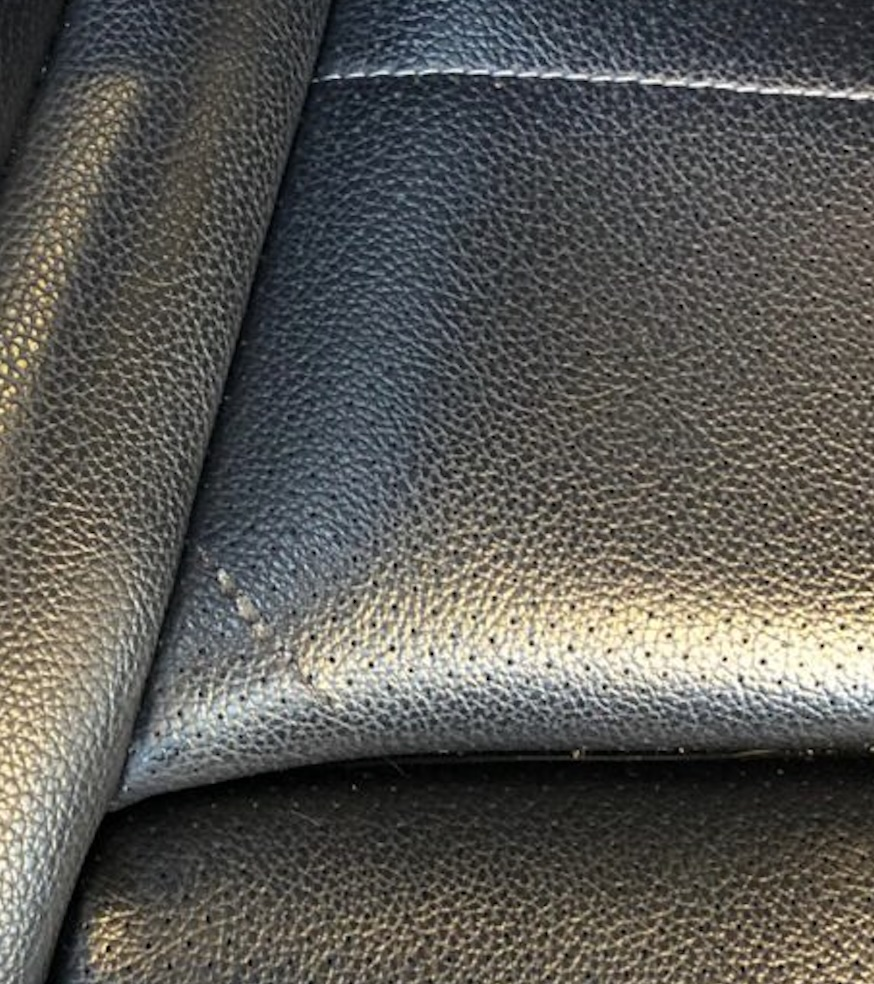
#> input picture 222 copy 2.jpeg, 874 x 984 px
$ python -i yolo_fallback.py   (imports and definitions only)
#> lines starting #> are read from the running program, lines starting #| are printed output that depends on the picture; after the words box and inside, x2 and y2 are one past the last pixel; in counts of white or black regions, pixels touching at a corner belong together
from __future__ import annotations

from pathlib import Path

import cv2
import numpy as np


def _clip_box(
    box: tuple[int, int, int, int],
    image_shape: tuple[int, int, int],
) -> tuple[int, int, int, int]:
    height, width = image_shape[:2]
    x1, y1, x2, y2 = box
    return (
        max(0, min(width - 1, x1)),
        max(0, min(height - 1, y1)),
        max(0, min(width - 1, x2)),
        max(0, min(height - 1, y2)),
    )


# [53 lines left out: functions _manual_box_for_known_image, get_named_manual_box, _broad_box, not called in this run]


def _heuristic_bright_line_boxes(
    image_rgb: np.ndarray,
    max_boxes: int = 5,
) -> list[tuple[int, int, int, int]]:
#> called with max_boxes = 5
    gray = cv2.cvtColor(image_rgb, cv2.COLOR_RGB2GRAY)
    clahe = cv2.createCLAHE(clipLimit=2.0, tileGridSize=(8, 8))
    enhanced = clahe.apply(gray)
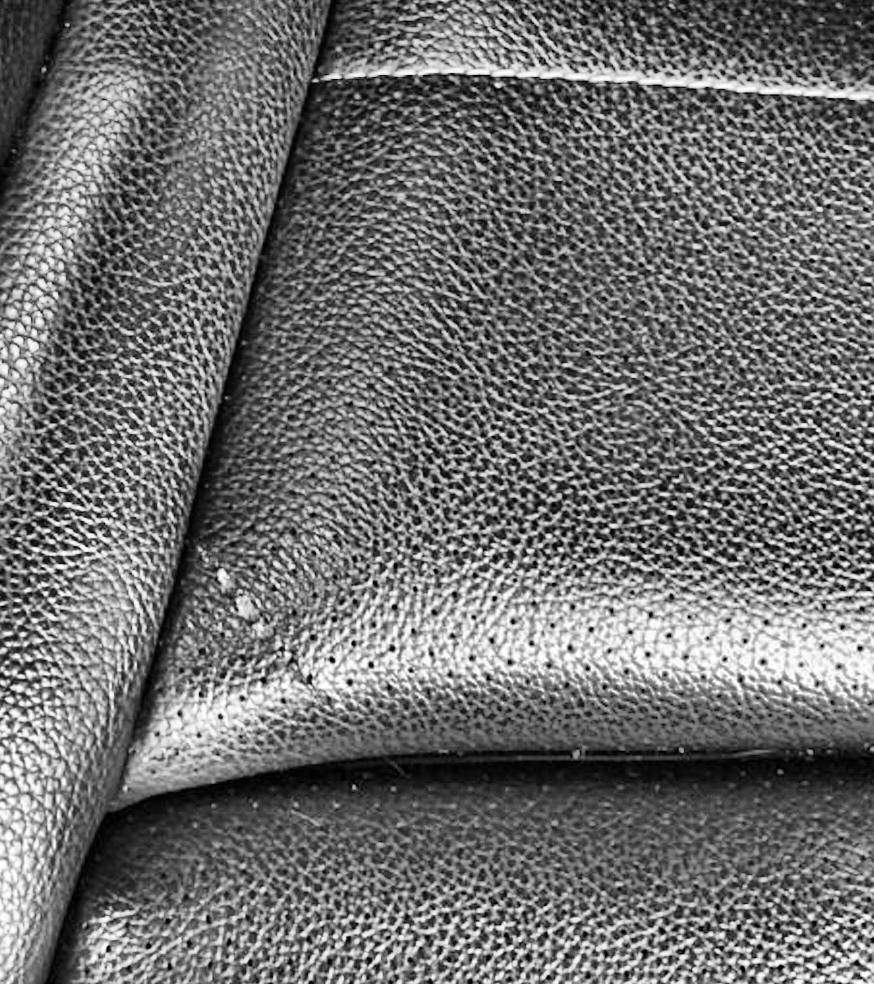
#> enhanced: shape (984, 874); min 0, max 255, mean 112
    blur = cv2.GaussianBlur(enhanced, (0, 0), sigmaX=9, sigmaY=9)
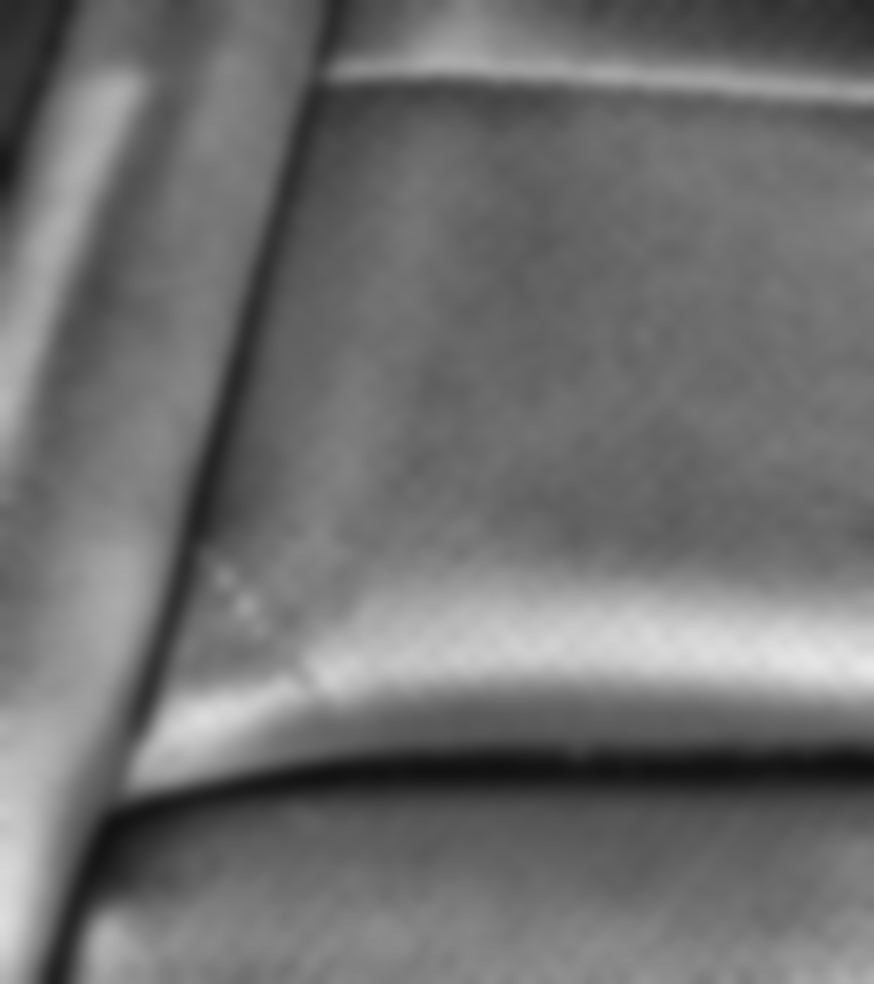
#> blur: shape (984, 874); min 17, max 231, mean 112
    residual = cv2.subtract(enhanced, blur)
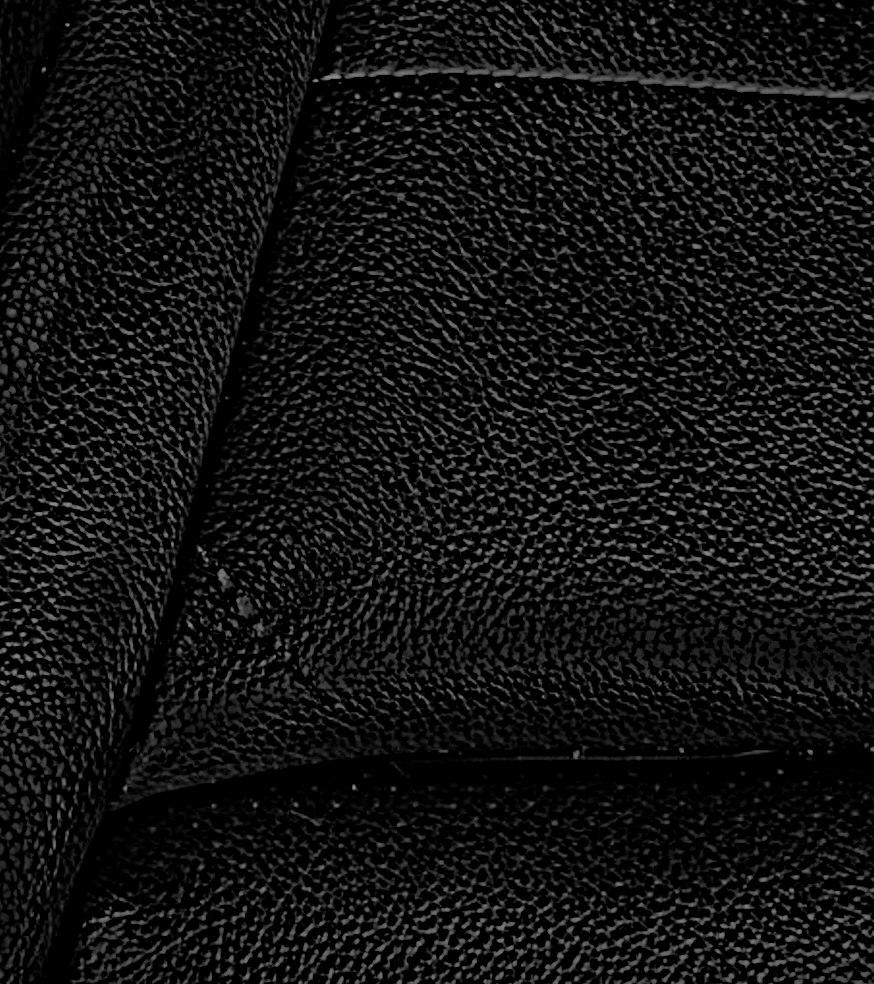
#> residual: shape (984, 874); min 0, max 150, mean 18.6

    _, thresh = cv2.threshold(residual, 18, 255, cv2.THRESH_BINARY)
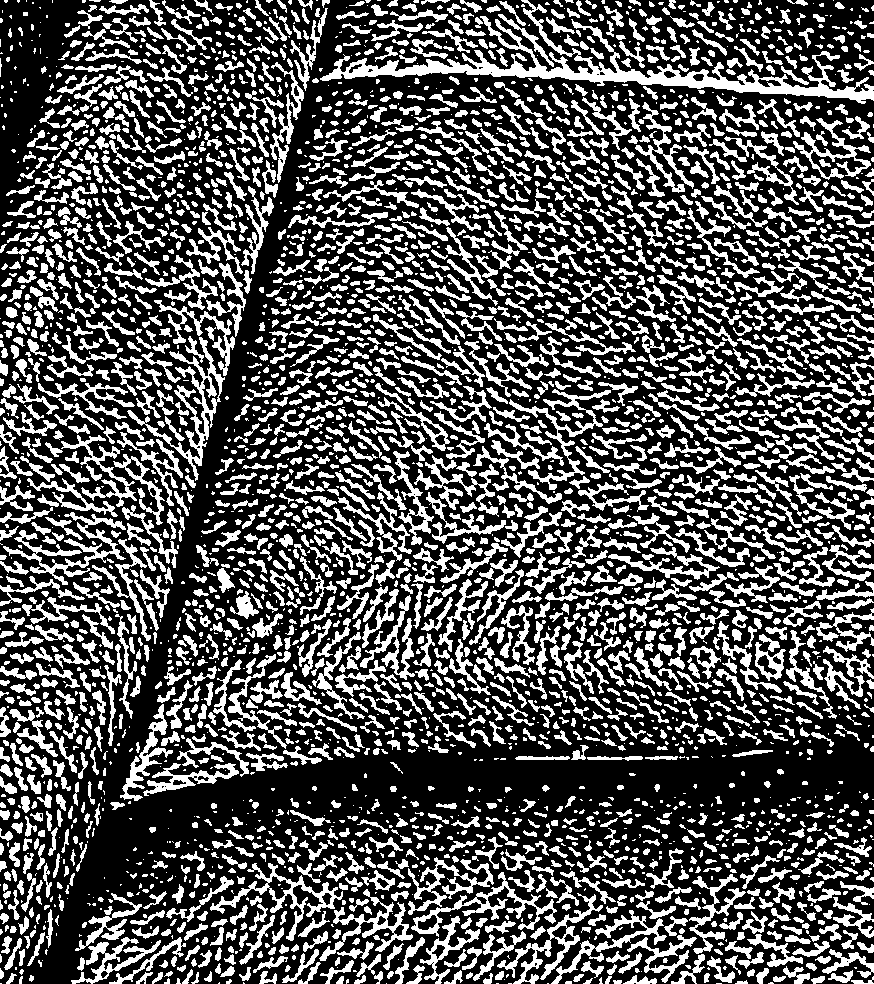
#> thresh: shape (984, 874); 33% white; 3705 white regions (1279 under 20 px), largest, box (x1, y1, x2, y2) and area: (320, 0, 874, 104) 8387, (127, 337, 225, 481) 2200, (3, 512, 126, 585) 1990
    kernel_close = cv2.getStructuringElement(cv2.MORPH_RECT, (9, 3))
    kernel_open = cv2.getStructuringElement(cv2.MORPH_RECT, (3, 3))
    thresh = cv2.morphologyEx(thresh, cv2.MORPH_CLOSE, kernel_close)
#> thresh: shape (984, 874); 53.2% white; 1906 black regions (8 under 20 px), largest, box (x1, y1, x2, y2) and area: (17, 682, 874, 984) 79389, (62, 73, 647, 809) 40117, (0, 0, 165, 224) 12642
    thresh = cv2.morphologyEx(thresh, cv2.MORPH_OPEN, kernel_open)
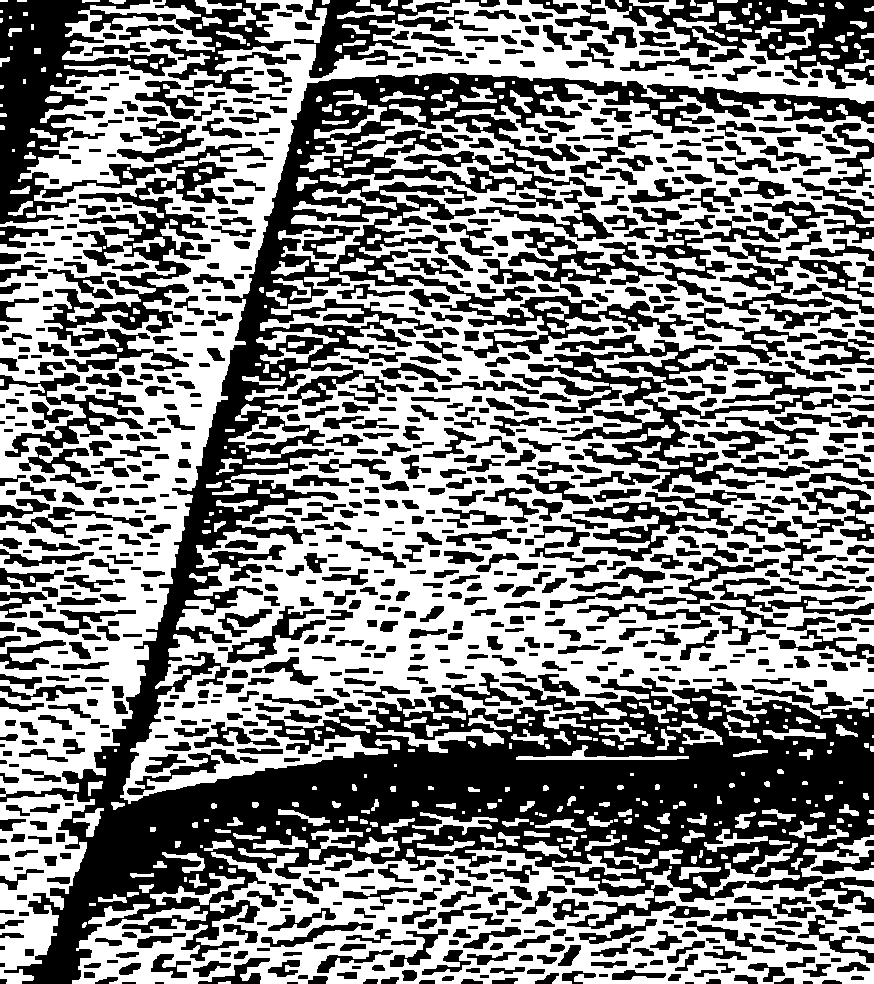
#> thresh: shape (984, 874); 51.7% white; 945 black regions (6 under 20 px)

    contours, _ = cv2.findContours(thresh, cv2.RETR_EXTERNAL, cv2.CHAIN_APPROX_SIMPLE)
#> contours = 460 contours, 176 with area under 20; largest, box (x1, y1, x2, y2) and area: (120, 84, 874, 804) 292346, (0, 0, 874, 797) 144378, (72, 847, 874, 984) 72000, (0, 794, 95, 984) 9614, (278, 212, 388, 272) 1632

    scored_boxes: list[tuple[float, tuple[int, int, int, int]]] = []
    for contour in contours:
        area = cv2.contourArea(contour)
        if area < 40:
            continue

        x, y, w, h = cv2.boundingRect(contour)
        aspect_ratio = max(w / max(h, 1), h / max(w, 1))
        area_ratio = area / float(image_rgb.shape[0] * image_rgb.shape[1])
        if area_ratio > 0.05:
            continue

        pad = 14
        box = _clip_box((x - pad, y - pad, x + w + pad, y + h + pad), image_rgb.shape)
        roi = residual[box[1] : box[3], box[0] : box[2]]
        brightness = float(roi.mean()) if roi.size else 0.0
        score = brightness + (aspect_ratio * 6.0)
        scored_boxes.append((score, box))
#> this loop made 460 passes
#> (area, x, y, w, h, aspect_ratio, area_ratio, x1 in _clip_box) on passes 6, 10, 12: (67.5, 139, 884, 15, 9, 1.67, 7.85e-05, 125), (83, 693, 876, 14, 12, 1.17, 9.65e-05, 679), (69, 189, 874, 18, 14, 1.29, 8.02e-05, 175)
#> after the loop, scored_boxes = 189 items

    scored_boxes.sort(key=lambda item: item[0], reverse=True)
    return [box for _, box in scored_boxes[:max_boxes]]


# [59 lines left out: functions _optional_yolo_boxes, propose_candidate_boxes, not called in this run]

>>> import cv2
>>> picture = cv2.cvtColor(cv2.imread('../222 copy 2.jpeg'), cv2.COLOR_BGR2RGB)
>>> result = _heuristic_bright_line_boxes(picture)
#> result = [(502, 731, 703, 774), (229, 449, 302, 483), (246, 294, 393, 345), (308, 106, 363, 139), (388, 0, 464, 26)]
